Frame 1 (no input): blank canvas, image omitted
Frame 60 (the mouse pressed at the canvas centre just before this capture): blank canvas, image omitted
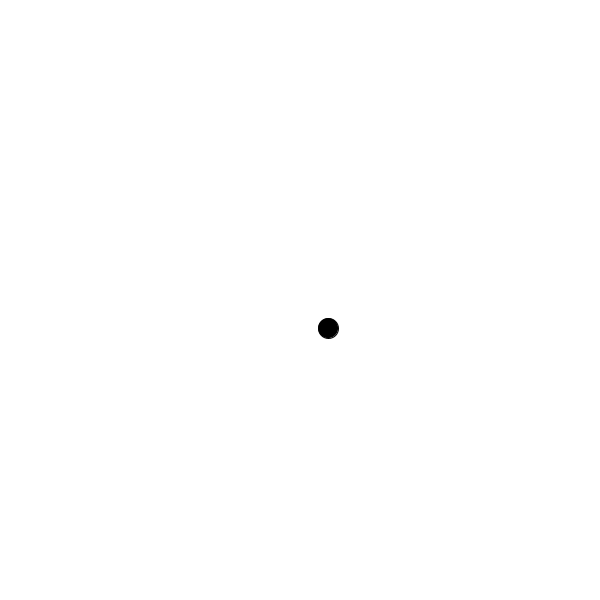
Frame 120 (the mouse held since frame 60 and released just before this capture)

The Processing sketch whose frames 1 and 60 were blank and that drew this single picture after the mouse press (run headless with seeded random() and noise(); from frame 60 on, the mouse is pressed at the canvas centre):

// Processing sketch: follow_mouse
// ── follow_mouse.pde
PVector location;
PVector velocity;
PVector acceleration;

void setup() {
  size(600, 600);
  location = new PVector(0, 0);
  acceleration = new PVector(0, 0);
  velocity = new PVector(0, 0);
}

void draw() {
  PVector mouse = new PVector(mouseX, mouseY);
  
  mouse.sub(location);
  mouse.setMag(1);
  
  velocity.add(mouse);
  velocity.limit(10);
  
  location.add(velocity);
  
  background(255);
  fill(0);
  ellipse(location.x, location.y, 20, 20);
}
